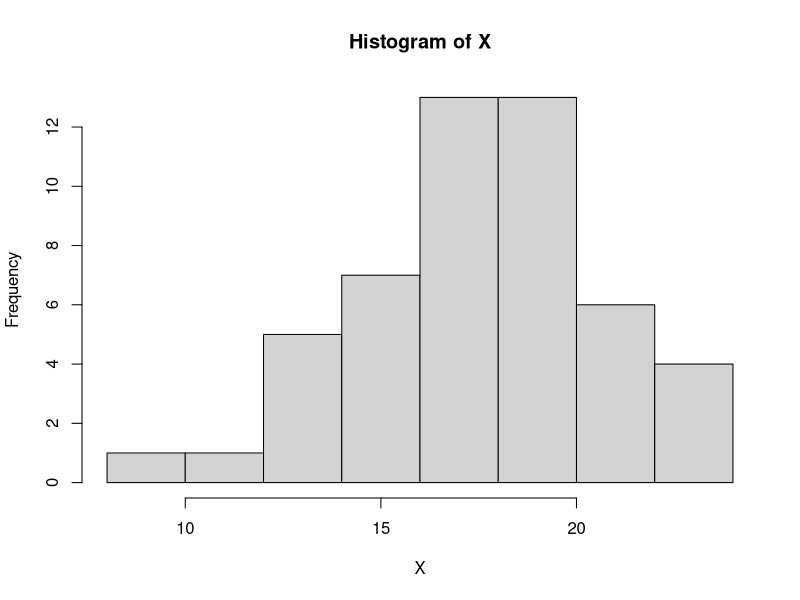

The R script that drew this image: (Note: this script raises an error after producing the figure.)
## ---- chunk 1
X <- rnorm(50, mean = 17, sd = 3)
## ---- chunk 2
hist(X)
## ---- chunk 3
descdist(X, boot = 30)
## ---- chunk 4
FDN <- fitdist(X, "norm")
## ---- chunk 5
FDU <- fitdist(X, "unif")
## ---- chunk 6
plot(FDN)
## ---- chunk 7
plot(FDU)
## ---- chunk 8
library(fitdistrplus)
## ---- chunk 9
descdist(encuesta$Salary, boot = 5000)
## ---- chunk 10
FDG <- fitdist(encuesta$Salary, "gamma", start = list(shape = 1, scale = 2))
## ---- chunk 11
plot(FDG, pch = ".", col = "blue")
## ---- chunk 12
hist(encuesta$Salary, prob = TRUE)
Xs <- seq(0, 280000, by = 10)
lines(Xs, dgamma(Xs, shape = 1.847037, scale = 41656.428380), col = "red")
## ---- chunk 13
library()
